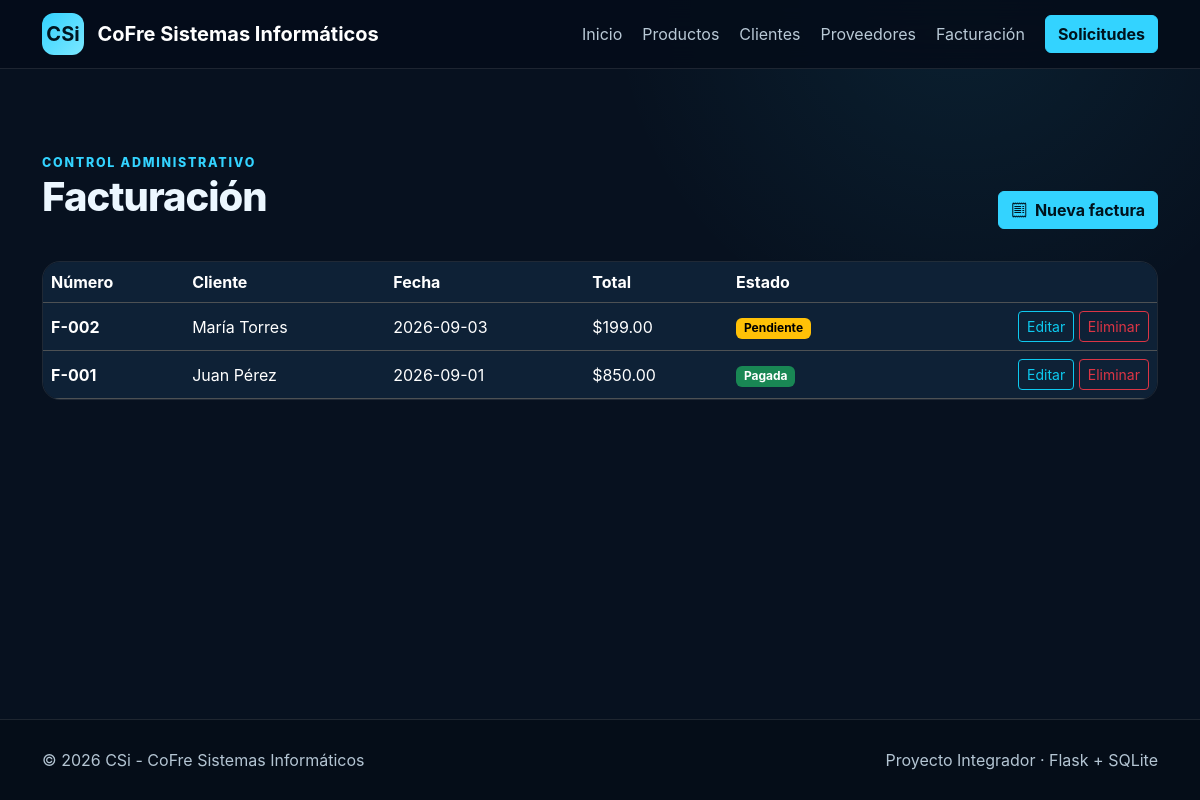
/facturacion, run on the app's committed database.
### tables this page shows
CREATE TABLE facturas (
 id INTEGER PRIMARY KEY AUTOINCREMENT,
 numero TEXT NOT NULL UNIQUE,
 cliente TEXT NOT NULL,
 fecha TEXT NOT NULL,
 total REAL NOT NULL CHECK (total > 0),
 estado TEXT NOT NULL
);

### app.py (the view)
@app.route("/facturacion")
def facturacion():
    facturas_db = fetch_all("SELECT * FROM facturas ORDER BY fecha DESC, id DESC")
    return render_template("facturacion.html", facturas=facturas_db)

### app.py (called while the page is built)
def get_db_connection():
    DATA_DIR.mkdir(parents=True, exist_ok=True)
    conn = sqlite3.connect(DB_PATH)
    conn.row_factory = sqlite3.Row
    return conn

def fetch_all(query, params=()):
    conn = get_db_connection()
    registros = conn.execute(query, params).fetchall()
    conn.close()
    return registros

@app.context_processor
def inyectar_variables_globales():
    return {
        "anio_actual": datetime.now().year,
        "empresa": empresa_info,
    }

### templates/facturacion.html (shortened to what this page needs)
{% extends 'base.html' %}
{% block content %}<section class="page-section"><div class="container">
<div class="page-header"><div><span class="eyebrow">CONTROL ADMINISTRATIVO</span><h1>Facturación</h1></div><a href="{{ url_for('formulario_facturacion') }}" class="btn btn-info"><i class="bi bi-receipt me-1"></i> Nueva factura</a></div>
<div class="table-responsive glass-table"><table class="table table-dark table-hover align-middle mb-0"><thead><tr><th>Número</th><th>Cliente</th><th>Fecha</th><th>Total</th><th>Estado</th><th></th></tr></thead><tbody>
{% for f in facturas %}<tr><td><strong>{{ f.numero }}</strong></td><td>{{ f.cliente }}</td><td>{{ f.fecha }}</td><td>${{ '%.2f'|format(f.total) }}</td><td><span class="badge {{ 'text-bg-success' if f.estado == 'Pagada' else ('text-bg-warning' if f.estado == 'Pendiente' else 'text-bg-secondary') }}">{{ f.estado }}</span></td><td class="text-end text-nowrap"><a class="btn btn-sm btn-outline-info" href="{{ url_for('formulario_facturacion', item_id=f.id) }}">Editar</a> <form method="post" action="{{ url_for('eliminar_factura', item_id=f.id) }}" class="d-inline" data-confirm="¿Eliminar esta factura?"><input type="hidden" name="csrf_token" value="{{ csrf_token() }}"><button class="btn btn-sm btn-outline-danger" type="submit">Eliminar</button></form></td></tr>{% else %}<tr><td colspan="6" class="text-center py-4 text-secondary">No hay facturas.</td></tr>{% endfor %}
</tbody></table></div></div></section>{% endblock %}

### static/css/style.css (style rules this page uses)
:root { --bg:#07111f;--bg2:#0b1d31;--panel:#10263d;--panel2:#0d2035;--cyan:#33d3ff;--cyan2:#00a9db;--text:#ecf7ff;--muted:#9bb0c2;--border:rgba(255,255,255,.10) }
html { scroll-behavior:smooth }
body { background:radial-gradient(circle at 80% 0,rgba(51,211,255,.08),transparent 28%),var(--bg);color:var(--text);font-family:Inter,system-ui,-apple-system,"Segoe UI",sans-serif }
.btn-info { background:var(--cyan);border-color:var(--cyan);color:#00131d;font-weight:700 }
.eyebrow { font-size:.78rem;font-weight:800;letter-spacing:.14em;color:var(--cyan) }
.section-heading h2,.page-header h1,.form-card h1 { font-weight:800;letter-spacing:-.025em }
.page-section { padding:64px 0 86px }
.page-header { display:flex;align-items:end;justify-content:space-between;gap:1rem;margin-bottom:2rem }
.glass-table { border:1px solid var(--border);border-radius:18px;overflow:hidden }
.table-dark { --bs-table-bg:#0e2136;--bs-table-striped-bg:#10263d;--bs-table-hover-bg:#15304b }

### data on the page
facturas: numero "F-002", cliente "María Torres", fecha "2026-09-03", total "199.00", estado "Pendiente"
facturas: numero "F-001", cliente "Juan Pérez", fecha "2026-09-01", total "850.00", estado "Pagada"
